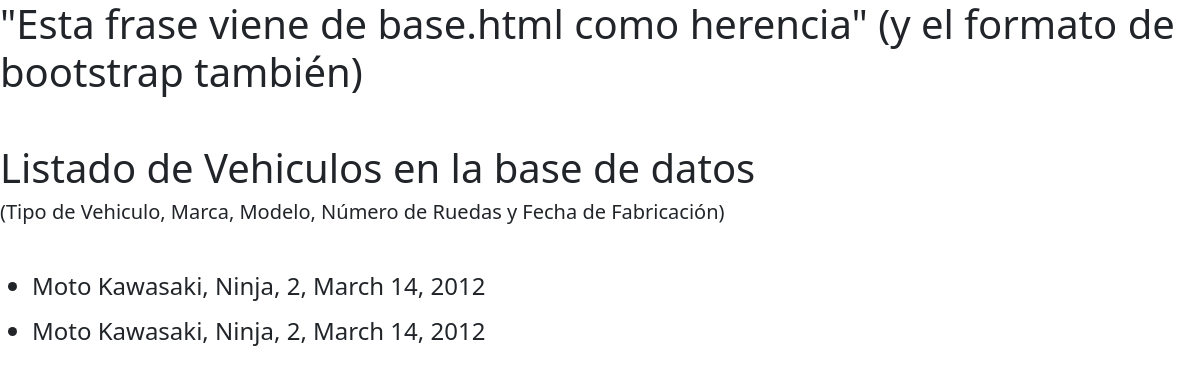
/vehiculos/, run on an earlier commit of the app's database.
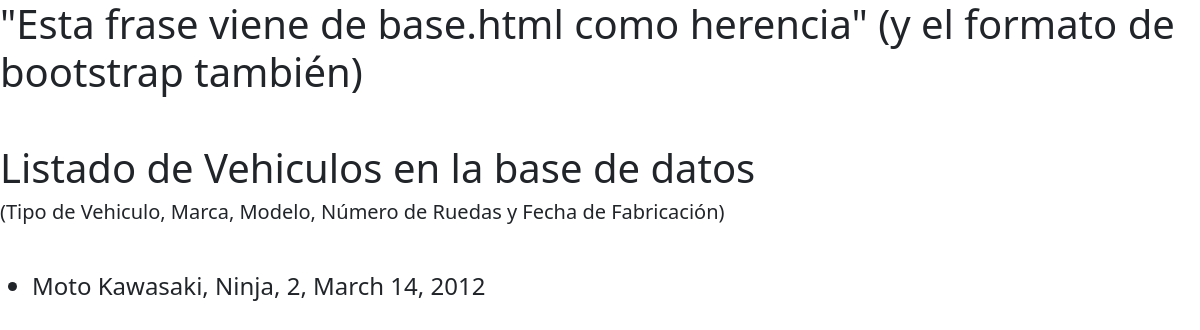
And on a later commit of the database.
### DatosFlia/models.py (models this page shows)
class Vehiculo(models.Model):
    tipoV = models.CharField(max_length=40)
    marcaV = models.CharField(max_length=40)
    modeloV = models.CharField(max_length=40)
    ruedas = models.IntegerField()
    fecha_produccionV = models.DateField() #(YYYY-MM-DD)

### DatosFlia/views.py (the view)
# urls.py: path('vehiculos/', listar_vehiculo),
def listar_vehiculo(request):
    contextV = {
        "vehiculos": Vehiculo.objects.all(),
    }
    return render(request,"DatosFlia/vehiculos.html",contextV)

### DatosFlia/templates/DatosFlia/vehiculos.html
{% extends 'DatosFlia/base.html' %}
    {% block content %}
    <h1>Listado de Vehiculos en la base de datos</h1>
    <h5>(Tipo de Vehiculo, Marca, Modelo, Número de Ruedas y Fecha de Fabricación)</h5>
    <br>
    <ul>
        {% for vehiculo in vehiculos %}
            <p>
            <h4>
            <li>{{vehiculo.tipoV}} {{vehiculo.marcaV}}, {{vehiculo.modeloV}}, {{vehiculo.ruedas}}, {{vehiculo.fecha_produccionV}}</li>
            </h4>
            </p>
        {% endfor %}
    </ul>
    {% endblock %}

What changed in the data, as far as the page shows it:
removed Vehiculo: tipoV "Moto", marcaV "Kawasaki", modeloV "Ninja", ruedas "2", fecha_produccionV "March 14, 2012"
